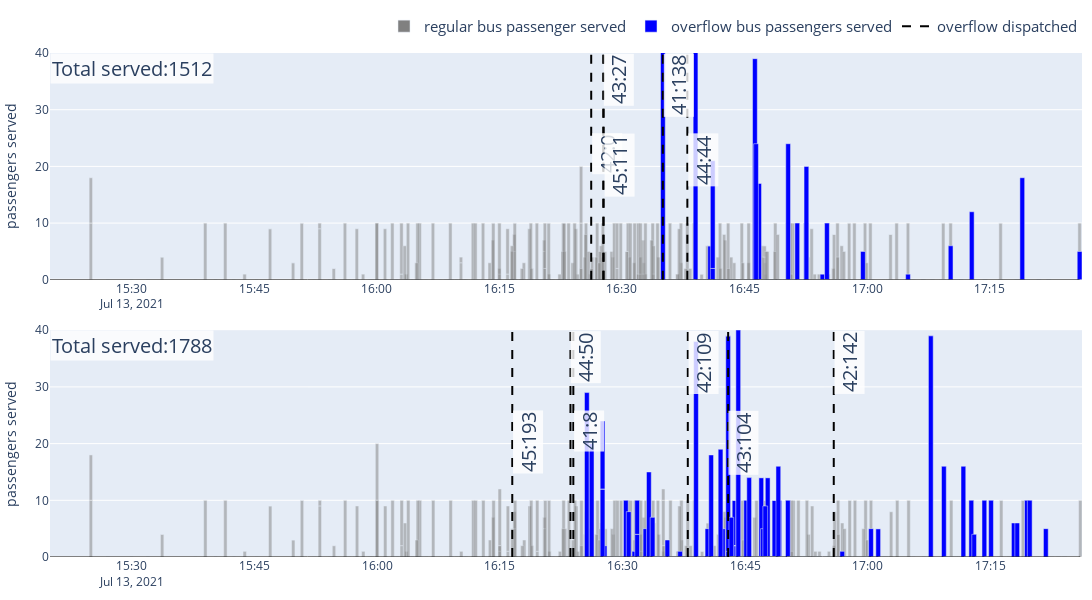

This figure's notebook cell:
### Code cell
fig = make_subplots(
    rows=2, cols=1,
    horizontal_spacing = 0.05, vertical_spacing=0.1
)

for df_index in [0, 1]:
  tdf = df_arr[df_index]
  tdf = tdf[tdf['trip_id'].isin(trip_ids)]
  all_indices = merge_all_indices(tdf, dt_indices)

  only_valid = all_indices[all_indices['trip_id'].isin(trip_ids)]
  min_time = (only_valid.index.min() - dt.timedelta(minutes=5)).time()
  max_time = (only_valid.index.max() - dt.timedelta(minutes=5)).time()
  merged_df = all_indices.between_time(min_time, max_time)
  merged_df['zero'] = 0
  merged_df['remain'] = merged_df['remain'] * -1
  
  fig.add_trace(go.Scatter(x=merged_df.index, y=merged_df.zero, line=dict(color='black', width=1), showlegend=False), row=df_index+1, col=1)

  # marker_pattern_shape=".", marker_pattern_fillmode='replace'
  traces = [go.Bar(x=trip_df.index, y=trip_df.got_on_bus, width=25000, name="regular bus passenger served", marker_color='grey', marker_opacity=0.5, showlegend=(i==0 and df_index == 0)) \
              for i, (trip_id, trip_df) in enumerate(merged_df.query("trip_id != 0 and overload_id == 0").groupby("trip_id"))]
  fig.add_traces(traces, rows=df_index+1, cols=1)

  fig.add_vrect(x0=merged_df.index.min(), x1=merged_df.index.max(), 
            annotation_text=f"Total served:{int(merged_df.got_on_bus.sum())}", 
            annotation_position="top left", annotation_textangle=0, annotation=dict(font=dict(size=20), bgcolor="rgba(255,255,255,0.8)"),
            fillcolor="green", opacity=0, line_width=0, row=df_index+1, col=1)
  
  marker_colors = ['blue', 'blue']
  traces = [go.Bar(x=trip_df.index, y=trip_df.got_on_bus, width=35000, name="overflow bus passengers served", marker_color=marker_colors[i%2], showlegend=(i==0 and df_index == 0)) \
              for i, (trip_id, trip_df) in enumerate(merged_df.query("trip_id != 0 and overload_id == 1").groupby("trip_id"))]
  fig.add_traces(traces, rows=df_index+1, cols=1)

  dispatch_df = dispatch_arr[df_index]
  dispatch_df = dispatch_df[dispatch_df['trip_id'].isin(trip_ids)]
  all_indices = merge_all_indices(dispatch_df, dt_indices).query("bus_id != 0")
      
  for i, (k, v) in enumerate(all_indices.sort_index().iterrows()):
    

      fig.add_trace(go.Scatter(x=[k,k], 
                          y=[0, 0], 
                          mode='lines', 
                          line=dict(color='black', dash='dash'),
                          name='overflow dispatched', showlegend=(i==0 and df_index == 0)), row=df_index+1, col=1)
      
      trip_id = v['trip_id']
      bus_id = v['bus_id']
      fig.add_vline(x=k, line_width=2, line_dash="dash", line_color="black", row=df_index+1, col=1)
      a = merged_df.query(f"bus_id == '{bus_id}' and trip_id == '{trip_id}'")
      a_start = a.index.min()
      a_end = a.index.max()
      a_sum_served = int(a.got_on_bus.sum())
      # a_start, a_end, a_sum_served
      if i % 2 == 0:
        shift = -80
      else:
        shift = 0
      # print(a_sum_served, i, shift)
      fig.add_vrect(x0=k, x1=a_end, 
              #   annotation_text=f"Total served:{a_sum_served}", annotation_position="top left",
                annotation_text=f"{bus_id}:{a_sum_served}", annotation_position="top left", annotation_textangle=-90, annotation=dict(font=dict(size=20), yshift=shift, bgcolor="rgba(255,255,255,0.8)"),
                fillcolor="green", opacity=0, line_width=0, row=df_index+1, col=1)

# fig.update_layout(showlegend=False)
fig.update_layout(margin={"r":10,"t":10,"l":10,"b":10}, width=1400, height=600)
fig.update_layout(legend=dict(
    orientation="h",
    yanchor="bottom",
    y=1.02,
    xanchor="right",
    x=1,
    font=dict(size=15)
))
fig.update_yaxes(range=[-40, 40], title='passengers served')
fig.update_yaxes(range=[0, 40])

fig.write_image("plots/timeseries_comparison.eps")
fig.show()
